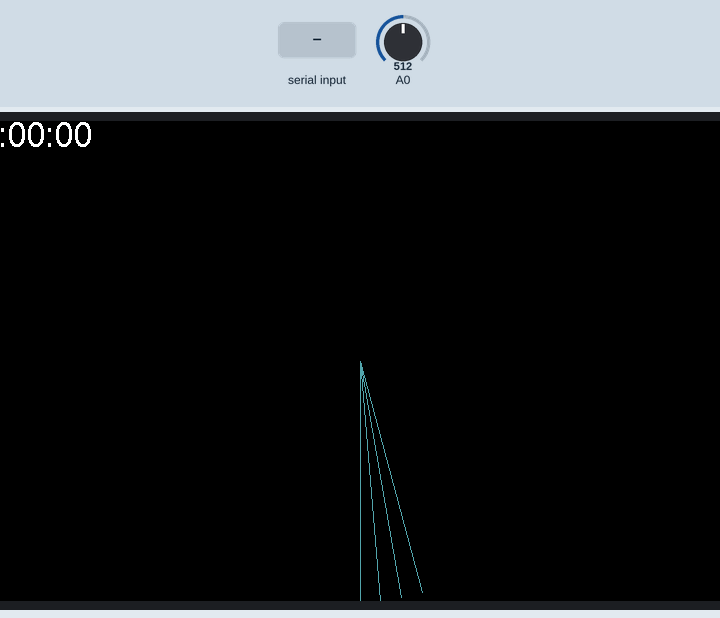
Recording of a sketch running on a simulated Arduino Giga R1. Parts: 800×480 colour display. The inputs (shaded band) are chosen by the test bench; at power-on: A0 = 512. What the sketch prints to the serial monitor is not drawn.

Above: at 8.5 s.
8.6 s: "showBuild" received over Serial
At 11.1 s:
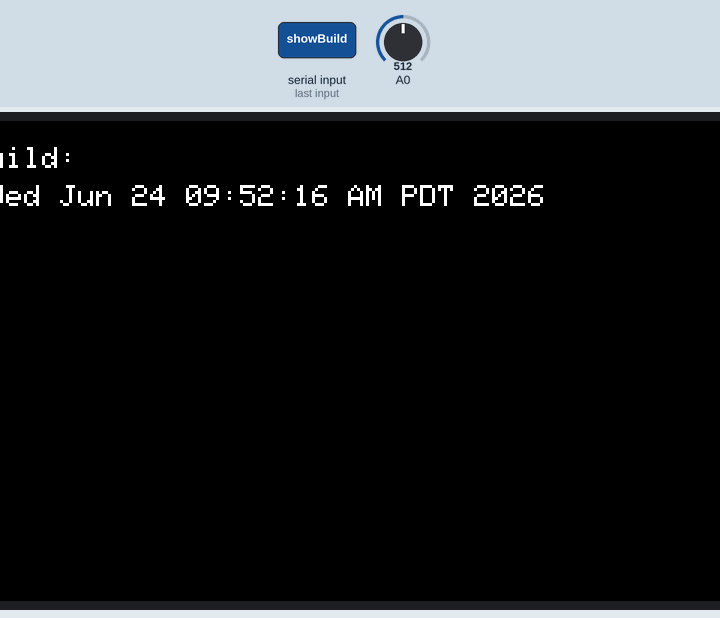
11.4 s: "publish on" received over Serial
14.4 s: "debug on" received over Serial
17.4 s: "publish off" received over Serial
At 20.3 s:
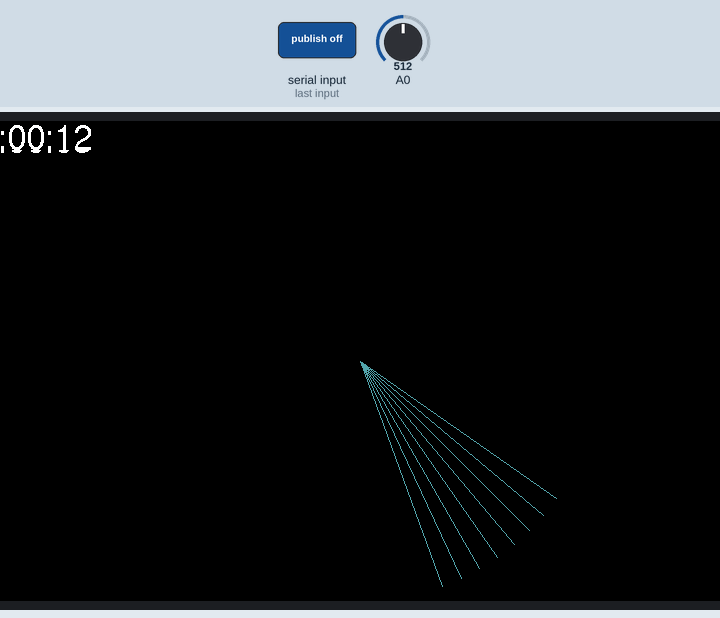
20.4 s: "debug off" received over Serial
At 23.3 s:
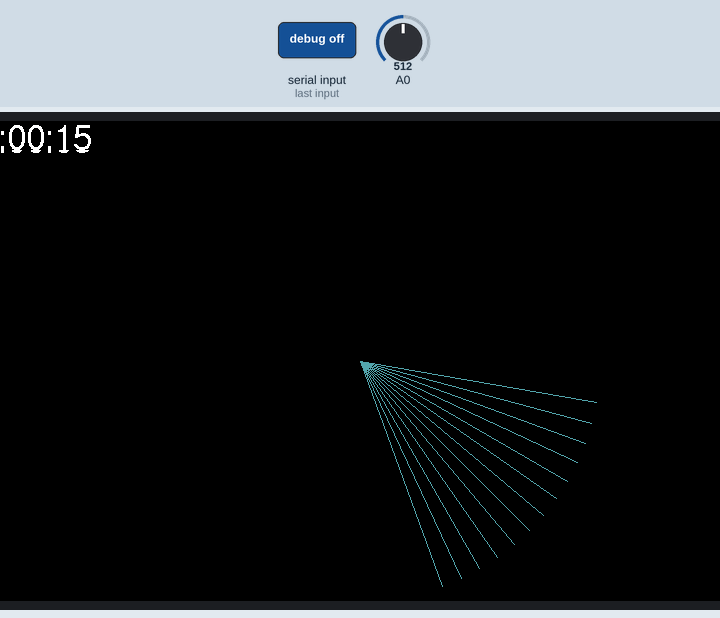
23.4 s: "testSpinner" received over Serial
At 24.72 s:
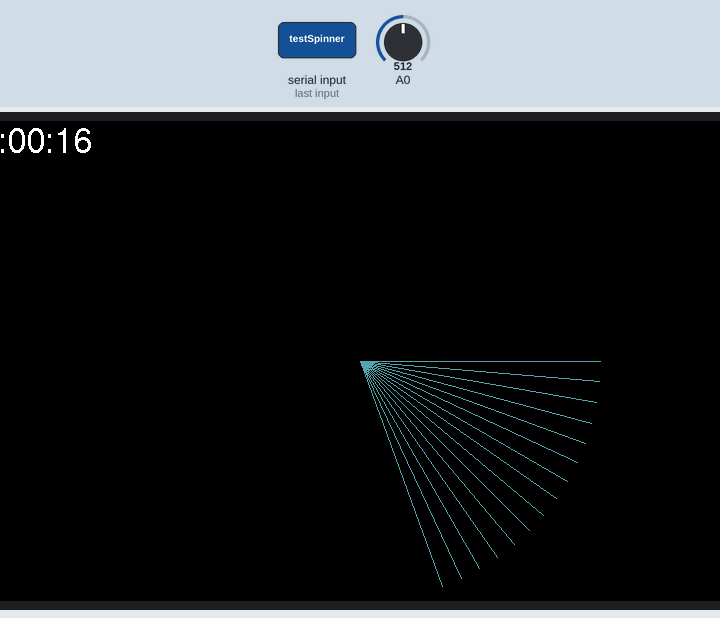
Timing chart, 0 to 26.4 s (numbered marks = the images above; inputs shaded):
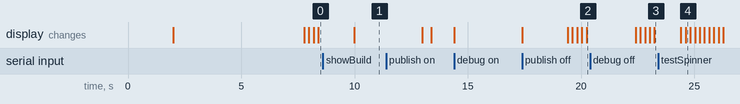

Measured:
- after the input at 8.6 s, the display: changes after 1.4 s (image 1)
- after the input at 14.4 s, every drawn part: stays the same

The sketch:

arduino-light-sensor.ino
```cpp
class Utils {
  private:
    static unsigned long lastPrintln;
  public:
    static bool debug;
    // Slows everything down to make Serial output readable.
    static void publish(String s) {
      if (millis() < lastPrintln + 1000) {
        delay(1000);
      }
      Serial.println(s);
      lastPrintln = millis();
    }
    static void checkSerial();
    static bool waitForSerial(String s);
    static String msToString(unsigned long ms) {
      int totalSeconds = ms / 1000;
      int secs = totalSeconds % 60;
      int minutes = (totalSeconds / 60) % 60;
      int hours = (totalSeconds / 60) / 60;

      char buf[100];
      sprintf(buf, "%02u:%02u:%02u", hours, minutes, secs);
      return String(buf);
    }
};
unsigned long Utils::lastPrintln = 0;
bool Utils::debug = false;

const int COLOR_WHITE = 0x65535;
const int COLOR_BLACK = 0x0;
#include "Arduino_GigaDisplay_GFX.h"
#include "Fonts/FreeSans18pt7b.h"
#include "Fonts/Org_01.h"
#include "Fonts/Picopixel.h"
#include "Fonts/Tiny3x3a2pt7b.h"
#include "Fonts/TomThumb.h"

GigaDisplay_GFX display_;

class OLEDWrapper {
  private:
    uint16_t currentColor = COLOR_WHITE;
    const int DEFAULT_FONT_SIZE = 3;
  public:
    void clear() {
      display_.fillScreen(COLOR_BLACK);
    }
    void startup() {
      delay(1000);
      display_.begin(); //init library
      clear();
      display_.setRotation(1);
    }
    void display(String s, const GFXfont* font, int textSize, uint8_t x, uint8_t y) {
      display_.setCursor(x, y);
      display_.setFont(font);
      display_.setTextSize(textSize);
      display_.print(s);
    }
    void display(String s, int textSize, uint8_t x, uint8_t y) {
      display(s, nullptr, textSize, x, y);
    }
    void display(String s) {
      display(s, DEFAULT_FONT_SIZE, 10, 10);
    }
    void display(String s[], int nStrings) {
      for (int i = 0; i < nStrings; i++) {
        display(s[i], DEFAULT_FONT_SIZE, 10, 32 + (i * 32));
      }
    }
    void setDrawColor(int color) {
      currentColor = color;
    }
    void setFont(const GFXfont* font) {
      display_.setFont(font);
    }
    void getTextBoundsWH(String string, const GFXfont* font, int textSize,
                          int16_t x, int16_t y, int16_t* x1, int16_t* y1, uint16_t* w, uint16_t* h) {
      display_.setFont(font);
      display_.setTextSize(textSize);
      display_.getTextBounds(string, x, y, x1, y1, w, h);
    }
    void getTextBounds(String string, const GFXfont* font, int textSize,
                          int16_t* x1, int16_t* y1, uint16_t* x2, uint16_t* y2) {
      uint16_t w;
      uint16_t h;
      getTextBoundsWH(string, font, textSize, 0, 0, x1, y1, &w, &h);
      *x2 = *x1 + w;
      *y2 = *y1 + h;
    }
    void drawLine(int x0, int y0, int x1, int y1) {
      // Rotate not happening automatically?
      display_.drawLine(y0, x0, y1, x1, currentColor);
    }
    void fillRect(int x0, int y0, int x1, int y1, int color) {
      display_.fillRect(x0, y0, x1 - x0, y1 - y0, color); // is there an off-by-one error here?
    }
    void fillRectWH(int x0, int y0, int w, int h, int color) {
      display_.fillRect(x0, y0, w, h, color);
    }
    int getHeight() {
      return display_.height();
    }
    int getWidth() {
      return display_.width();
    }
    void dump() {
      String s("OLEDWrapper: getHeight(): ");
      s.concat(getHeight());
      s.concat(", getWidth(): ");
      s.concat(getWidth());
      Utils::publish(s);
    }
    void test2() {
      for (int r = 0; r < 4; r++) {
        clear();
        display_.setRotation(r);
        for (int i = 0; i < 24; i++) {
          int x = 0;
          int y = i * 20;
          String s(i);
          s.concat(",");
          s.concat(x);
          s.concat(",");
          s.concat(y);
          s.concat(",");
          s.concat(getWidth());
          s.concat(",");
          s.concat(getHeight());
          display(s, 2, x, y);
          Utils::publish(s);
          delay(1000);
        }
        delay(5000);
      }
    }
    void oneFontTest(const GFXfont* font, String fontName) {
      int16_t x1;
      int16_t y1;
      uint16_t w;
      uint16_t h;

      clear();
      setFont(font);
      display_.setTextSize(1);
      display_.getTextBounds(fontName, 0, 0, &x1, &y1, &w, &h);
      String s(fontName);
      s.concat(", w: ");
      s.concat(w);
      s.concat(", h: ");
      s.concat(h);
      display(s, 1, 10, 10);
      Utils::publish(s);
      delay(10000);
    }
    void fontTest() {
      oneFontTest(&Org_01, "Org_01");
      oneFontTest(&Picopixel, "Picopixel");
      oneFontTest(&Tiny3x3a2pt7b, "Tiny3x3a2pt7b");
      oneFontTest(&TomThumb, "TomThumb");
      oneFontTest(&FreeSans18pt7b, "FreeSans18pt7b");
      setFont(nullptr);
    }
};
OLEDWrapper* oledWrapper = nullptr;

#include <vector>
#include <cmath>
#include <tuple>
class Spinner {
  private:
    int middleX = oledWrapper->getWidth() / 2;
    int middleY = oledWrapper->getHeight() / 2;
    int lineLength = min(middleX, middleY);
    int color = COLOR_WHITE;
    int deg = 0;
    unsigned long msWhenOn = 0;
    unsigned long baseline = 0;
    unsigned long lastShift = 0;
    int incrementDegrees = 1;
    unsigned long lastDisplayTime = 0;
    const unsigned long DISPLAY_INTERVAL = 200; // milliseconds

    int prevBaseline = 0;
    uint16_t stringWidth = 0; // zeros are max width chars, so may be a little wider than the actual string width, but good enough for our purposes.
    uint16_t stringHeight = 0;
    String bounds() {
      int16_t x1;
      int16_t y1;
      uint16_t w;
      uint16_t h;
      oledWrapper->getTextBoundsWH("00:00:00", &FreeSans18pt7b, 1, 0, 0, &x1, &y1, &w, &h);
      String s("bounds: x1: ");
      s.concat(x1);
      s.concat(", y1: ");
      s.concat(y1);
      s.concat(", w: ");
      s.concat(w);
      s.concat(", h: ");
      s.concat(h);
      return s;
    }
    void getTextRectangle() {
      stringWidth = 0;
      stringHeight = 0;
      for (int i = 0; i < 10; i++) {
        char buf[100];
        int ii = i * 10 + i;
        sprintf(buf, "%02u:%02u:%02u", ii, ii, ii);
        String    s(buf);
        int16_t   x1;
        int16_t   y1;
        uint16_t  w;
        uint16_t  h;
        oledWrapper->getTextBoundsWH(s, &FreeSans18pt7b, 1, 0, 0, &x1, &y1, &w, &h);
        if (w > stringWidth) {
          stringWidth = w;
        }
        if (h > stringHeight) {
          stringHeight = h;
        }
      }
    }
#define SHIFT 3
// #define TESTING
#ifdef TESTING
#define DELAY 1
#else
#define DELAY 10
#endif
bool afterShift = false;
void drawElapsed() {
      unsigned long elapsed = millis() - msWhenOn;
      String s = Utils::msToString(elapsed);
      // + 1 and + 4 are specific to this font and size.
      oledWrapper->fillRectWH(0, prevBaseline - stringHeight, stringWidth + 1, stringHeight + 4, COLOR_BLACK);
      oledWrapper->display(s, &FreeSans18pt7b, 1, 0, baseline);
      if (millis() - lastShift > 1000 * DELAY) {
        prevBaseline = baseline;
        baseline += SHIFT;
        if (baseline > 230) {
          // GFX can't display text below y=239, or is it a very subtle bug of mine?
          // https://github.com/chrisxkeith/gfx-font-test indicates it's not mine.
          baseline = stringHeight;
          afterShift = true;
        }
        lastShift = millis();
      }
#ifdef TESTING
      if (afterShift) {
        String s("afterShift: baseline: ");
        s.concat(baseline);
        s.concat(", prevBaseline: ");
        s.concat(prevBaseline);
        Utils::publish(s);
      }
#endif
    }
  public:
    Spinner(int incrementDegrees) {
      this->incrementDegrees = incrementDegrees;
      getTextRectangle();
      baseline = stringHeight;
      prevBaseline = baseline;
    }
    void reset() {
      deg = 0;
      color = COLOR_WHITE;
      msWhenOn = millis();
    }
    void display() {
      if (millis() - lastDisplayTime < DISPLAY_INTERVAL) {
        return;
      }
      int xEnd = lineLength * cos(deg * M_PI / 180.0);
      int yEnd = lineLength * sin(deg * M_PI / 180.0);

      oledWrapper->setDrawColor(color);
      oledWrapper->drawLine(middleX, middleY, middleX + xEnd, middleY + yEnd);
      drawElapsed();
      deg += incrementDegrees;
      if (deg >= 360) {
        deg = 0;
        if (color == COLOR_WHITE) {
          color = COLOR_BLACK;
        } else {
          color = COLOR_WHITE;
        }
      }
      lastDisplayTime = millis();
    }
    void dump() {
      String s("Spinner: middleX: ");
      s.concat(middleX);
      s.concat(", middleY: ");
      s.concat(middleY);
      s.concat(", lineLength: ");
      s.concat(lineLength);
      s.concat(", baseline: ");
      s.concat(baseline);
      s.concat(", ");
      Utils::publish(s);
    }
};
Spinner spinner(5);

class Sensor {
  private:
    int     pin;
    String  name;
    int     nSamples;
    double  total;
    unsigned long lastPublish = 0;

  public:
    const int THRESHOLD = 15;
    bool on = false;
    bool publish = false;

    bool      testing = false;
    int       testValue = -1;
    int       lastTestSpinnerMillis = millis();
    const int TEST_SPINNER_DURATION_MS = 3000;

    Sensor(int pin, String name) {
      this->pin = pin;
      this->name = name;
      clear();
      pinMode(pin, INPUT);
    }
    void sample() {
      if (pin >= A0 && pin <= A5) {
          total += analogRead(pin);
      } else {
          total += digitalRead(pin);
      }
      nSamples++;
    }
    void clear() {
      nSamples = 0;
      total = 0.0;
    }
    void publishData() {
      if (publish && (millis() > lastPublish + 2000)) {
        String s(Utils::msToString(millis()));
        s.concat(" Sensor_value: ");
        s.concat(getValue());
        Utils::publish(s);
        lastPublish = millis();
      }
    }
    int getValue() {
      if (testing) {
        if (millis() > lastTestSpinnerMillis + TEST_SPINNER_DURATION_MS) {
          if (testValue < THRESHOLD) {
            testValue = THRESHOLD + 10;
          } else {
            testValue = THRESHOLD - 10;
          }
          lastTestSpinnerMillis = millis();
        }
        return testValue;
      }
      return round(total / nSamples);
    }
};
Sensor lightSensor1(A0, "Arduino light sensor");

class Config {
  public:
    const String build = "~Wed Jun 24 09:52:16 AM PDT 2026";
    void dump() {
      String s("gitHubRepository: https://github.com/chrisxkeith/arduino-light-sensor");
      Utils::publish(s);
      oledWrapper->dump();
      spinner.dump();
      s.remove(0);
      s.concat("build: ");
      s.concat(build);
      Utils::publish(s);
      s.remove(0);
      s.concat("THRESHOLD: ");
      s.concat(String(lightSensor1.THRESHOLD));
      Utils::publish(s);
   }
};
Config config;

class App {
  private:
    void display_on_oled() {
      lightSensor1.sample();
      int value = lightSensor1.getValue();
      if ((value > lightSensor1.THRESHOLD) != lightSensor1.on) {
        lightSensor1.on = !lightSensor1.on;
        oledWrapper->clear();
        if (lightSensor1.on) {
          spinner.reset();
          spinner.display();
        }
      } else {
        if (lightSensor1.on) {
          spinner.display();
        }
      }
      lightSensor1.publishData();
      lightSensor1.clear();
    }
  public:
    void setup() {
      Serial.begin(115200);
      Utils::publish("setup() : started.");
      oledWrapper = new OLEDWrapper();
      oledWrapper->startup();
      config.dump();
      Utils::publish("setup() : finished.");
    }
    void loop() {
      display_on_oled();
      Utils::checkSerial();
    }
    void showBuild() {
      oledWrapper->clear();
      String s[2] = { String("Build:"), config.build };
      oledWrapper->display(s, 2);
      delay(3000);
      oledWrapper->clear();
    }
    void testSpinner() {
      lightSensor1.testing = true;
    }
};
App app;

void Utils::checkSerial() {
  if (Serial.available() > 0) {
    String command = Serial.readString();
    command.trim();
    String s("About to run: ");
    s.concat(command);
    Utils::publish(s);
    if (command.equals("?")) {
      config.dump();
    } else if (command.equals("debug on")) {
      Utils::debug = true;
      Utils::publish("Debugging enabled.");
    } else if (command.equals("debug off")) {
      Utils::debug = false;
      Utils::publish("Debugging disabled.");
     } else if (command.equals("publish on")) {
      lightSensor1.publish = true;
    } else if (command.equals("publish off")) {
      lightSensor1.publish = false;
    } else if (command.equals("showBuild")) {
      app.showBuild();
    } else if (command.equals("testSpinner")) {
      app.testSpinner();
    } else if (command.equals("dumpSpinner")) {
      spinner.dump();
    } else if (command.equals("dumpOled")) {
      oledWrapper->dump();
    } else {
      Utils::publish("Unknown command: " + command);
      config.dump();
    }
  }
}
bool Utils::waitForSerial(String s) {
  if (Serial.available() > 0) {
    String command = Serial.readString();
    command.trim();
    return (!command.equals(s));
  }
  return true;
}

void setup() {
  app.setup();
}

void loop() {
   app.loop();
}
```
